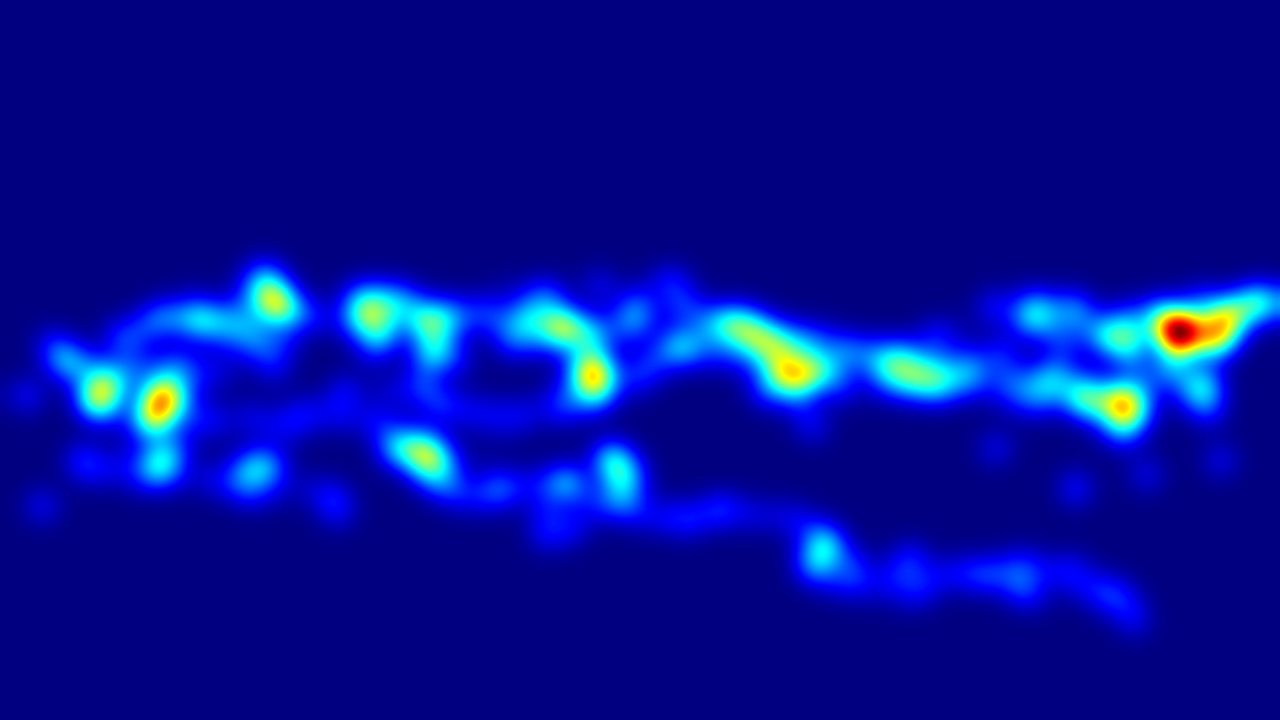
#> input picture heatmap/heatmap.png, 1280 x 720 px, given in place of the camera
$ python tracking.py
#> lines starting #> are read from the running program, lines starting #| are printed output that depends on the picture
import cv2
import numpy as np
import time

def main(
    cam_index=0,
    min_area=1500,            # ignore tiny motions (pixels)
    history=500,              # how long the background model "remembers"
    var_threshold=40,         # sensitivity of foreground detection (lower = more sensitive)
    show_fps=True
):
#> called with cam_index = 0, min_area = 1500, history = 500, var_threshold = 40, show_fps = True
    cap = cv2.VideoCapture(cam_index)
    if not cap.isOpened():
        print(f"Error: could not open camera index {cam_index}")
        return

    # Optional: set resolution (uncomment/change if needed)
    # cap.set(cv2.CAP_PROP_FRAME_WIDTH, 1280)
    # cap.set(cv2.CAP_PROP_FRAME_HEIGHT, 720)

    # Create background subtractor
    subtractor = cv2.createBackgroundSubtractorMOG2(
        history=history, varThreshold=var_threshold, detectShadows=True
    )

    # Morphological kernel to clean noise
    kernel = cv2.getStructuringElement(cv2.MORPH_RECT, (5, 5))

    prev_time = time.time()
    fps = 0.0
    frames = 0

    while True:
        ret, frame = cap.read()
#> frame is the input picture: shape (720, 1280, 3); mean B, G, R 153.8, 17.4, 2.9
        if not ret:
            print("Warning: frame grab failed.")
            break

        # Optional slight blur helps reduce high-frequency noise
        blurred = cv2.GaussianBlur(frame, (5, 5), 0)

        # Foreground mask where motion is detected
        fgmask = subtractor.apply(blurred)
#> fgmask: shape (720, 1280); every value is 127

        # Remove shadows (in MOG2, shadows are gray ≈ 127). Keep only strong foreground (255)
        _, thresh = cv2.threshold(fgmask, 200, 255, cv2.THRESH_BINARY)
#> thresh: shape (720, 1280); every value is 0

        # Morphology to fill holes and merge close regions
        cleaned = cv2.morphologyEx(thresh, cv2.MORPH_OPEN, kernel, iterations=1)
        cleaned = cv2.dilate(cleaned, kernel, iterations=2)

        # Find contours (moving regions)
        contours, _ = cv2.findContours(cleaned, cv2.RETR_EXTERNAL, cv2.CHAIN_APPROX_SIMPLE)
#> contours = []

        # Draw bounding boxes
        motion_count = 0
        for cnt in contours:
            area = cv2.contourArea(cnt)
            if area < min_area:
                continue
            x, y, w, h = cv2.boundingRect(cnt)
            motion_count += 1

            # draw rectangle and label
            cv2.rectangle(frame, (x, y), (x + w, y + h), (0, 255, 0), 2)
            cx, cy = x + w // 2, y + h // 2
            cv2.circle(frame, (cx, cy), 3, (0, 255, 0), -1)
            cv2.putText(frame, f"motion #{motion_count} ({w}x{h})",
                        (x, max(0, y - 8)), cv2.FONT_HERSHEY_SIMPLEX, 0.5,
                        (0, 255, 0), 1, cv2.LINE_AA)
#> this loop made 0 passes
#> after the loop, motion_count = 0

        # FPS overlay
        if show_fps:
            frames += 1
            now = time.time()
            if now - prev_time >= 0.5:  # update every ~0.5s
                fps = frames / (now - prev_time)
                prev_time = now
                frames = 0
            cv2.putText(frame, f"FPS: {fps:.1f}", (10, 20),
                        cv2.FONT_HERSHEY_SIMPLEX, 0.6, (255, 255, 255), 2, cv2.LINE_AA)

        cv2.putText(frame, f"Detections: {motion_count}", (10, 45),
                    cv2.FONT_HERSHEY_SIMPLEX, 0.6, (255, 255, 255), 2, cv2.LINE_AA)
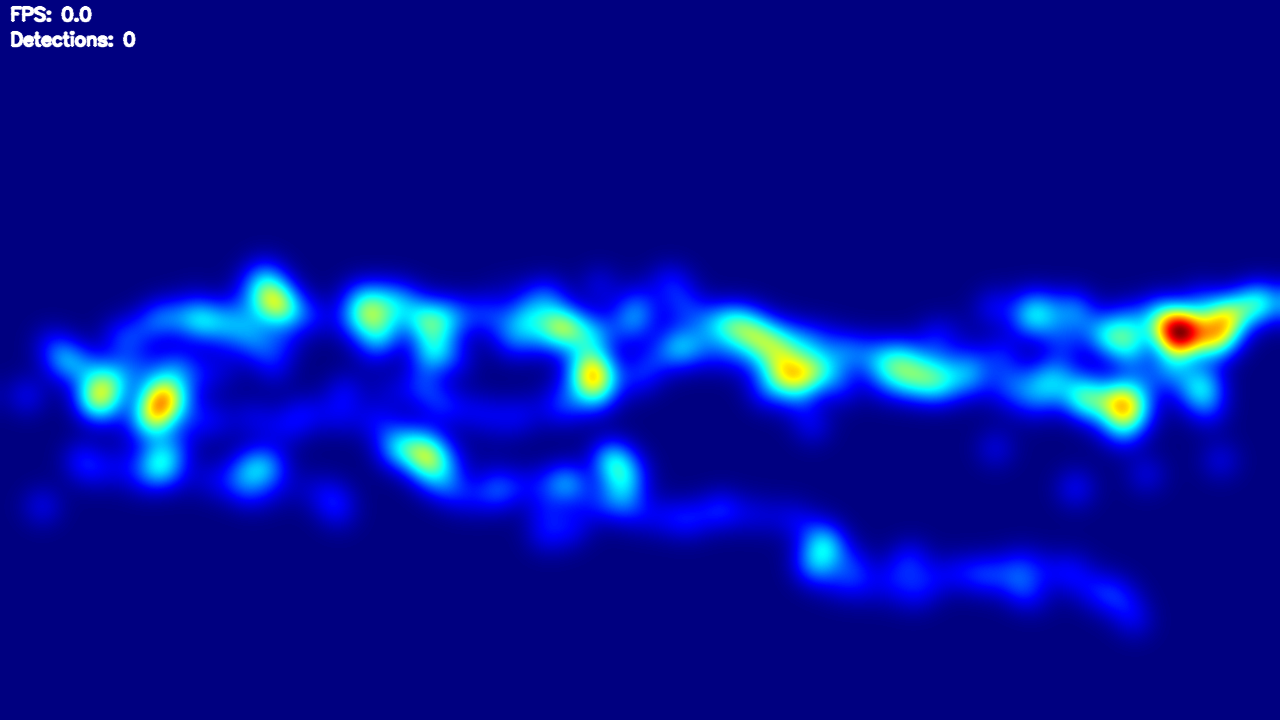
#> frame: shape (720, 1280, 3); mean B, G, R 154.1, 17.8, 3.4

        # Show result windows
        cv2.imshow("Motion Detection (Bounding Boxes)", frame)
        cv2.imshow("Mask (debug)", cleaned)

        # Press 'q' to quit, '+'/'-' to adjust sensitivity, '['/']' to change min_area
        key = cv2.waitKey(1) & 0xFF
#> (key q is pressed here)
        if key == ord('q'):
            break
        elif key == ord('+'):
            # more sensitive (lower var_threshold)
            var_threshold = max(2, var_threshold - 2)
            subtractor = cv2.createBackgroundSubtractorMOG2(
                history=history, varThreshold=var_threshold, detectShadows=True
            )
            print(f"var_threshold -> {var_threshold} (more sensitive)")
        elif key == ord('-'):
            var_threshold = min(200, var_threshold + 2)
            subtractor = cv2.createBackgroundSubtractorMOG2(
                history=history, varThreshold=var_threshold, detectShadows=True
            )
            print(f"var_threshold -> {var_threshold} (less sensitive)")
        elif key == ord('['):
            min_area = max(100, min_area - 200)
            print(f"min_area -> {min_area}")
        elif key == ord(']'):
            min_area += 200
            print(f"min_area -> {min_area}")

    cap.release()
    cv2.destroyAllWindows()

if __name__ == "__main__":
    # Change cam_index if you have multiple cameras (0,1,2…)
    main(cam_index=0)
